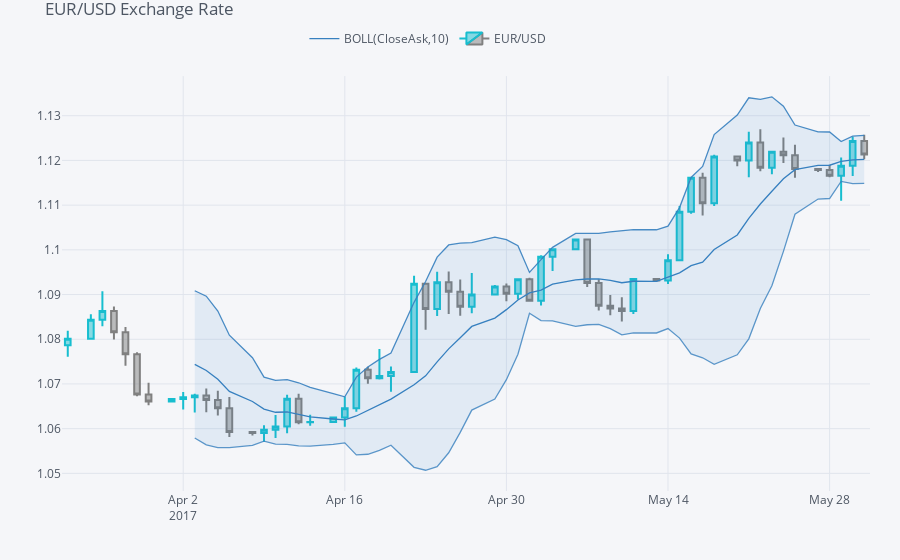

The notebook cell this image was saved under:
### Code cell
plyo.iplot(qf.iplot(asFigure = True),
           image = 'png',
           filename = 'qf_02')
